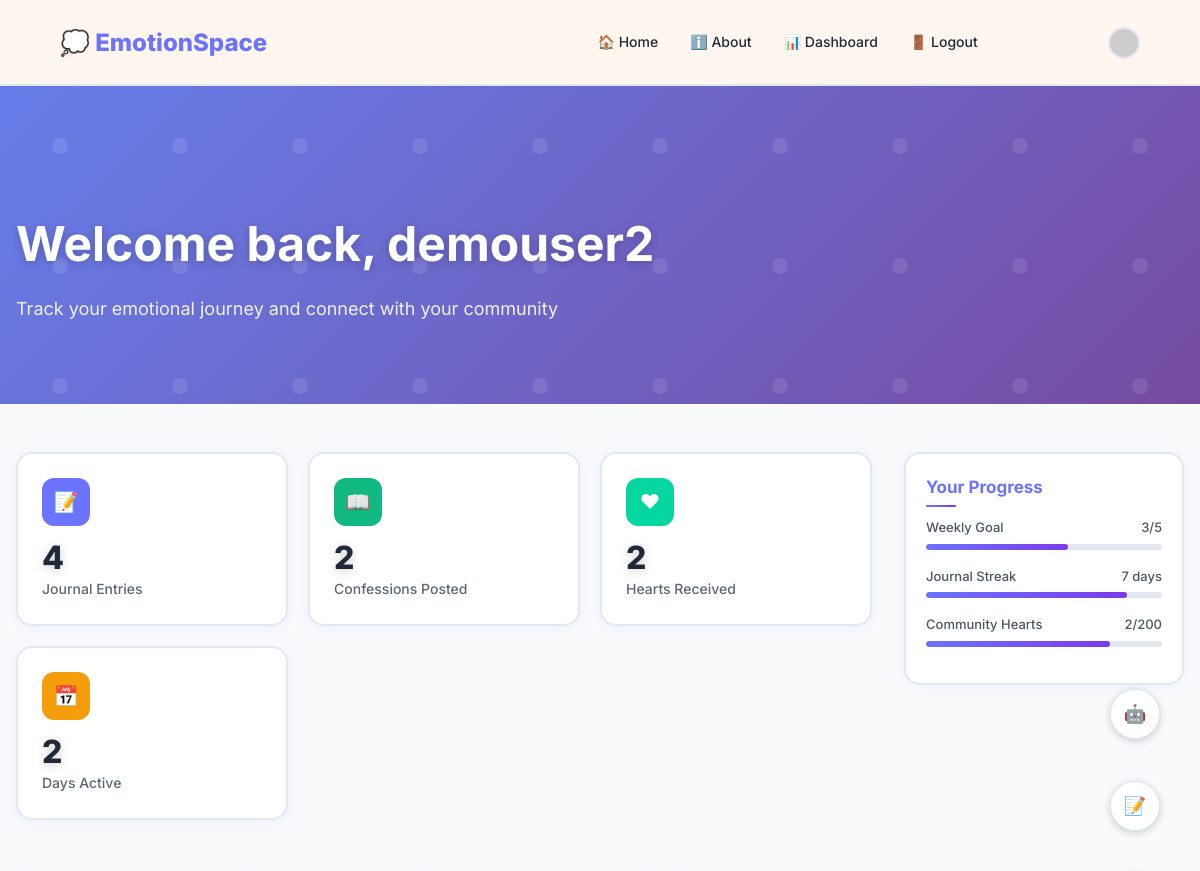
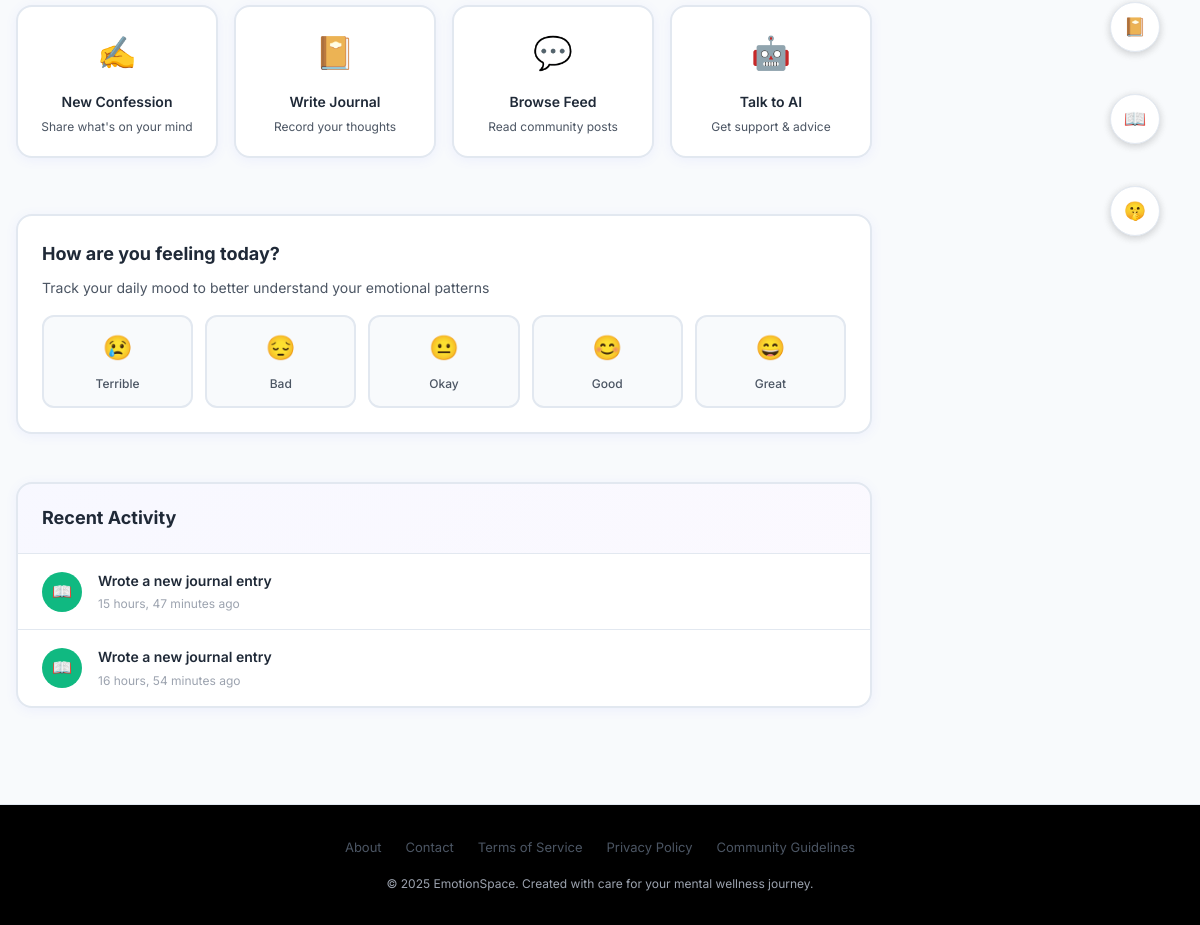
The page /accounts/dashboard/ (signed in) on the database as committed earlier (2 pictures, top to bottom).
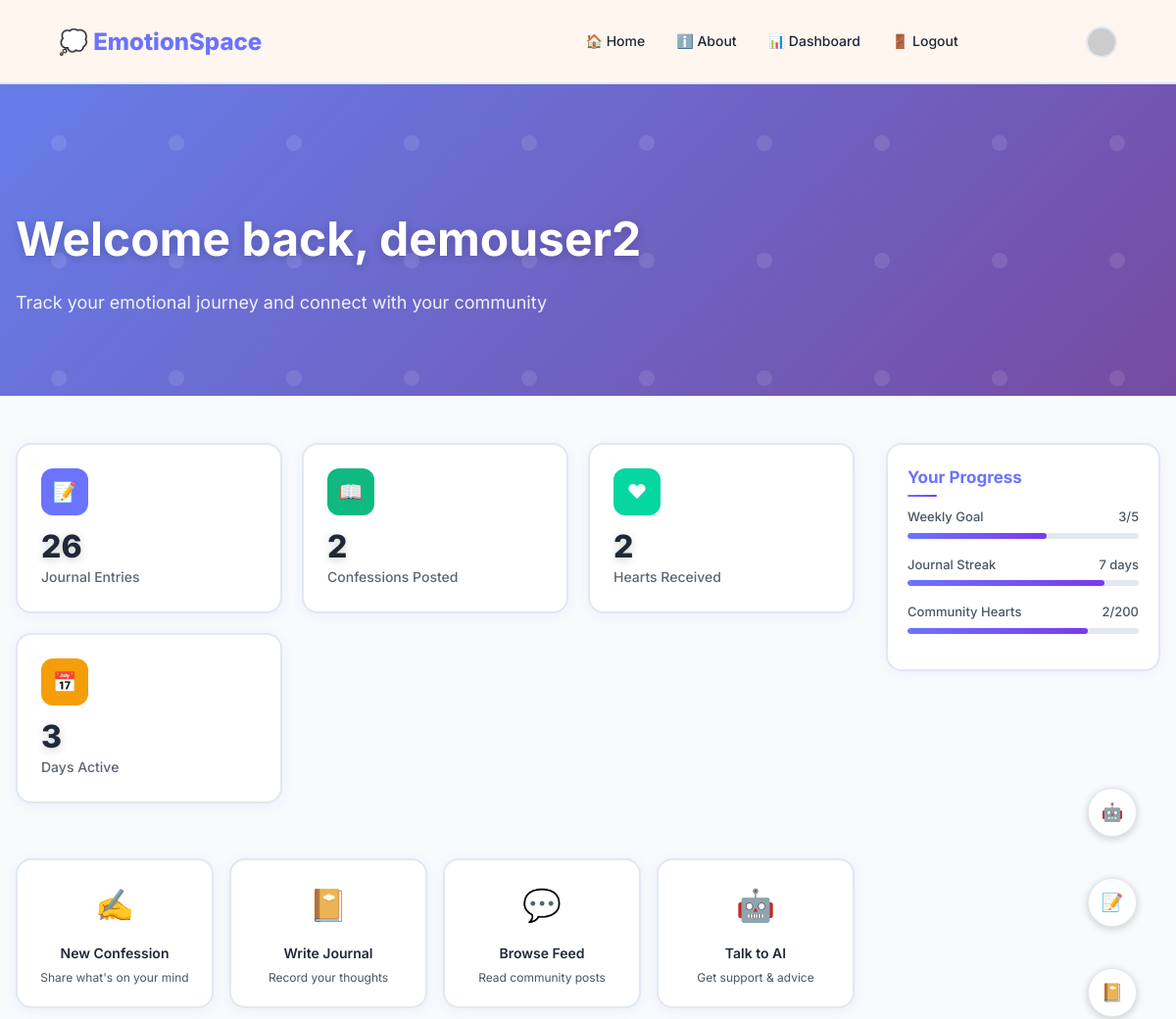
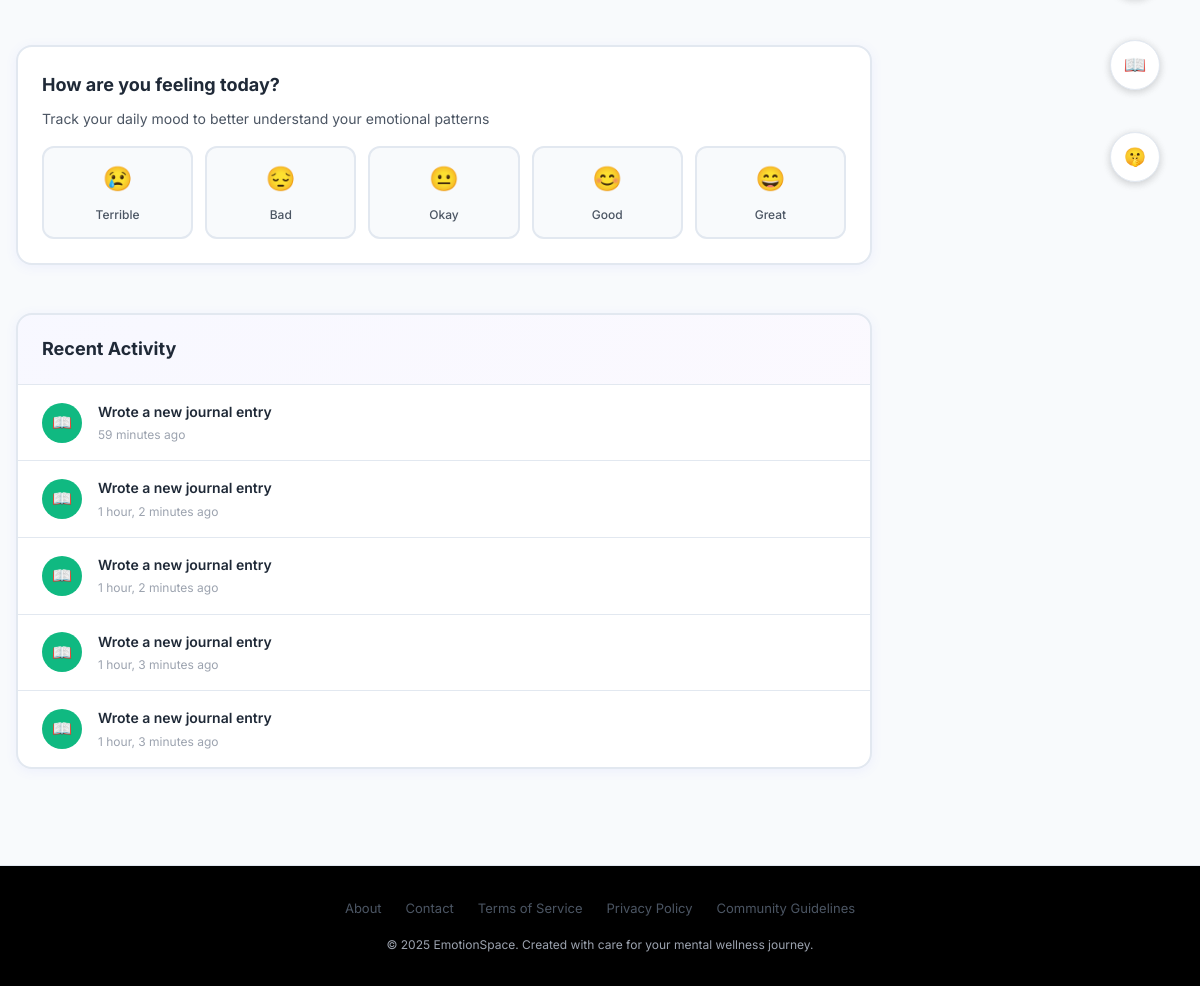
The same page on the database as committed later (2 pictures, top to bottom).
### dashboard/models.py (models this page shows, shortened)
class Activity(models.Model):
    ACTIVITY_TYPES = [
        ('confession', 'Confession'),
        ('journal', 'Journal'),
        ('like', 'Like'),
        ('comment', 'Comment'),
    ]
    user = models.ForeignKey(User, on_delete=models.CASCADE)
    activity_type = models.CharField(max_length=20, choices=ACTIVITY_TYPES)
    description = models.CharField(max_length=255)
    timestamp = models.DateTimeField(auto_now_add=True)

### dashboard/views.py (the view)
# urls.py: path("dashboard/", include("dashboard.urls")),
@login_required
def dashboard(request):
    user = request.user
    journals = Journal.objects.filter(user=user)
    confessions = Confession.objects.filter(user=user)
    journal_count = journals.count()
    confession_count = confessions.count()
    journal_dates = [journal.created_at.date() for journal in journals]
    confession_dates = [confession.date_created.date() for confession in confessions]
    active_days = set(journal_dates + confession_dates)
    days_active = len(active_days)
    user_confessions = Confession.objects.filter(user=request.user)
    total_likes = sum(confession.hearts.count() for confession in user_confessions)
    recent_activities = Activity.objects.filter(user=request.user).order_by('-timestamp')[:5]
    parameters = {
        "journal_count": journal_count,
        "confession_count": confession_count,
        "days_active": days_active,
        "total_likes": total_likes,
        "recent_activities": recent_activities,
    }
    return render(request, "dashboard/dashboard.html", parameters)

### templates/dashboard/dashboard.html (shortened to what this page needs)
{% extends 'base.html' %}
{% block body %}
</head>
<body>
    <nav class="nav-orbs">
        {% if user.is_authenticated %}
        <a class="nav-orb" href="{% url 'ask_ai' %}" data-tooltip="AI Bot">🤖</a>
        <a class="nav-orb" href="{% url 'create_journal' %}" data-tooltip="Write Journal">📝</a>
        <a class="nav-orb" href="{% url 'read_journals' %}" data-tooltip="Read Journal">📔</a>
        <a class="nav-orb" href="{% url 'create_confession' %}" data-tooltip="Confess">📖</a>
        <a class="nav-orb" href="{% url 'display_confession' %}" data-tooltip="My Confessions">🤫</a>
        {% endif %}
    </nav>
    <section class="dashboard-header">
        <div class="container">
            <h1>Welcome back, {{user.username}}</h1>
            <p>Track your emotional journey and connect with your community</p>
        </div>
    </section>
    <div class="container">
        <div class="dashboard-content">
            <div class="dashboard-main">
                <div class="stats-grid">
                    <div class="stat-card">
                        <div class="stat-icon">📝</div>
                        <div class="stat-number">{{ journal_count }}</div>
                        <div class="stat-label">Journal Entries</div>
                    </div>
                    <div class="stat-card">
                        <div class="stat-icon">📖</div>
                        <div class="stat-number">{{ confession_count }}</div>
                        <div class="stat-label">Confessions Posted</div>
                    </div>
                    <div class="stat-card">
                        <div class="stat-icon">❤</div>
                        <div class="stat-number">{{ total_likes }}</div>
                        <div class="stat-label">Hearts Received</div>
                    </div>
                    <div class="stat-card">
                        <div class="stat-icon">📅</div>
                        <div class="stat-number">{{ days_active}}</div>
                        <div class="stat-label">Days Active</div>
                    </div>
                </div>
                <div class="quick-actions">
                    <a href="{% url 'create_confession' %}" class="action-card">
                        <span class="action-icon">✍</span>
                        <div class="action-title">New Confession</div>
                        <div class="action-description">Share what's on your mind</div>
                    </a>
                    <a href="{% url 'create_journal' %}" class="action-card">
                        <span class="action-icon">📔</span>
                        <div class="action-title">Write Journal</div>
                        <div class="action-description">Record your thoughts</div>
                    </a>
                    <a href="{% url 'display_confession' %}" class="action-card">
                        <span class="action-icon">💬</span>
                        <div class="action-title">Browse Feed</div>
                        <div class="action-description">Read community posts</div>
                    </a>
                    <a href="{% url 'ask_ai' %}" class="action-card">
                        <span class="action-icon">🤖</span>
                        <div class="action-title">Talk to AI</div>
                        <div class="action-description">Get support & advice</div>
                    </a>
                </div>
                <div class="mood-tracker">
                    <h3 style="margin-bottom: 8px; color: var(--text-primary); font-size: 18px;">How are you feeling
                        today?</h3>
                    <p style="color: var(--text-secondary); font-size: 14px; margin-bottom: 16px;">Track your daily mood
                        to better understand your emotional patterns</p>
                    <div class="mood-grid">
                        <div class="mood-option" onclick="selectMood(this, 'terrible')">
                            <span class="mood-emoji">😢</span>
                            <span class="mood-label">Terrible</span>
                        </div>
                        <div class="mood-option" onclick="selectMood(this, 'bad')">
                            <span class="mood-emoji">😔</span>
                            <span class="mood-label">Bad</span>
                        </div>
                        <div class="mood-option" onclick="selectMood(this, 'okay')">
                            <span class="mood-emoji">😐</span>
                            <span class="mood-label">Okay</span>
                        </div>
                        <div class="mood-option" onclick="selectMood(this, 'good')">
                            <span class="mood-emoji">😊</span>
                            <span class="mood-label">Good</span>
                        </div>
                        <div class="mood-option" onclick="selectMood(this, 'great')">
                            <span class="mood-emoji">😄</span>
                            <span class="mood-label">Great</span>
                        </div>
                    </div>
                </div>
                <div class="section-card">
                    <div class="section-header">
                        <h3 class="section-title">Recent Activity</h3>
                    </div>
                    <div class="section-content">
                        {% for activity in recent_activities %}
                        <div class="activity-item">
                            <div class="activity-icon {{ activity.activity_type }}">
                                {% if activity.activity_type == 'confession' %}📝
                                {% elif activity.activity_type == 'journal' %}📖
                                {% elif activity.activity_type == 'like' %}❤
                                {% elif activity.activity_type == 'comment' %}💬
                                {% endif %}
                            </div>
                            <div class="activity-details">
                                <div class="activity-title">{{ activity.description }}</div>
                                <div class="activity-time">{{ activity.timestamp|timesince }} ago</div>
                            </div>
                        </div>
                        {% empty %}
                        <div class="activity-item">
                            <div class="activity-details">
                                <div class="activity-title">No recent activity yet.</div>
                            </div>
                        </div>
                        {% endfor %}
                    </div>
                </div>
            </div>
            <div class="dashboard-sidebar">
                <div class="sidebar-widget">
                    <h3>Your Progress</h3>
                    <div class="progress-item">
                        <div class="progress-label">
                            <span>Weekly Goal</span>
                            <span>3/5</span>
                        </div>
                        <div class="progress-bar">
                            <div class="progress-fill" style="width: 60%"></div>
                        </div>
                    </div>
                    <div class="progress-item">
                        <div class="progress-label">
                            <span>Journal Streak</span>
                            <span>7 days</span>
                        </div>
                        <div class="progress-bar">
                            <div class="progress-fill" style="width: 85%"></div>
                        </div>
                    </div>
                    <div class="progress-item">
                        <div class="progress-label">
                            <span>Community Hearts</span>
                            <span>{{ total_likes }}/200</span>
                        </div>
                        <div class="progress-bar">
                            <div class="progress-fill" style="width: 78%"></div>
                        </div>
                    </div>
                </div>
            </div>
        </div>
    </div>
    {% endblock %}

### templates/base.html (shortened to what this page needs)
<!DOCTYPE html>
<html lang="en">
<head>
    <link href="https://cdnjs.cloudflare.com/ajax/libs/font-awesome/6.0.0/css/all.min.css" rel="stylesheet">
</head>
<body>
    <div class="page-wrapper">
        <nav class="navbar">
            <div class="container">
                <div class="nav-container">
                    {% if user.is_authenticated %}
                    <a href="{% url 'home' %}" class="logo">💭 EmotionSpace</a>
                    {% else %}
                    <a href="{% url 'main' %}" class="logo">💭 EmotionSpace</a>
                    {% endif %}
                    <ul class="nav-links" id="navLinks">
                        {% if user.is_authenticated %}
                        <li><a href="{% url 'home' %}">🏠 Home</a></li>
                        <li><a href="{% url 'about' %}">ℹ️ About</a></li>
                        <li><a href="{% url 'dashboard' %}">📊 Dashboard</a></li>
                        <li><a href="{% url 'logout' %}">🚪 Logout</a></li>
                        {% else %}
                        <li><a href="{% url 'main' %}"> Home</a></li>
                        <li><a href="{% url 'about' %}"> About</a></li>
                        <li><a href="{% url 'join' %}"> Join</a></li>
                        {% endif %}
                    </ul>
                    {% if user.is_authenticated %}
                    <div class="nav-right">
                        <a href="#profile" class="profile-link">
                            <img src="https://via.placeholder.com/32" alt="Profile" class="profile-img" />
                        </a>
                    </div>
                    {% endif %}
                </div>
            </div>
        </nav>
        <nav class="nav-orbs visible">
            {% if user.is_authenticated %}
            <a class="nav-orb" href="{% url 'ask_ai' %}" data-tooltip="AI Bot">🤖</a>
            <a class="nav-orb" href="{% url 'create_journal' %}" data-tooltip="Write Journal">📝</a>
            <a class="nav-orb" href="{% url 'read_journals' %}" data-tooltip="Read Journal">📔</a>
            <a class="nav-orb" href="{% url 'create_confession' %}" data-tooltip="Confess">📖</a>
            <a class="nav-orb" href="{% url 'display_confession' %}" data-tooltip="My Confessions">🤫</a>
            {% endif %}
        </nav>
        <div class="main-wrapper">
            <main>
                {% block body %}
                {% endblock %}
            </main>
        </div>
        <footer class="footer">
            <div class="container">
                <div class="footer-content">
                    <div class="footer-links">
                        <a href="{% url 'about' %}">About</a>
                        <a href="{% url 'contact' %}">Contact</a>
                        <a href="{% url 'tos' %}">Terms of Service</a>
                        <a href="{% url 'privacy' %}">Privacy Policy</a>
                        <a href="{% url 'cg' %}">Community Guidelines</a>
                    </div>
                    <div class="footer-bottom">
                        <p>&copy; 2025 EmotionSpace. Created with care for your mental wellness journey.</p>
                    </div>
                </div>
            </div>
        </footer>
    </div>
</body>
</html>

Rows that differ between the two databases and show on the page:
no longer on this page (row unchanged): Activity: description "Wrote a new journal entry", timestamp "15 hours, 47 minutes"
no longer on this page (row unchanged): Activity: description "Wrote a new journal entry", timestamp "16 hours, 54 minutes"
added Activity: description "Wrote a new journal entry", timestamp "59 minutes"
added Activity: description "Wrote a new journal entry", timestamp "1 hour, 2 minutes"
added Activity: description "Wrote a new journal entry", timestamp "1 hour, 2 minutes"
added Activity: description "Wrote a new journal entry", timestamp "1 hour, 3 minutes"
added Activity: description "Wrote a new journal entry", timestamp "1 hour, 3 minutes"
Other text that changed with them:
{{ journal_count }}: "4" → "26"
{{ days_active }}: "2" → "3"
